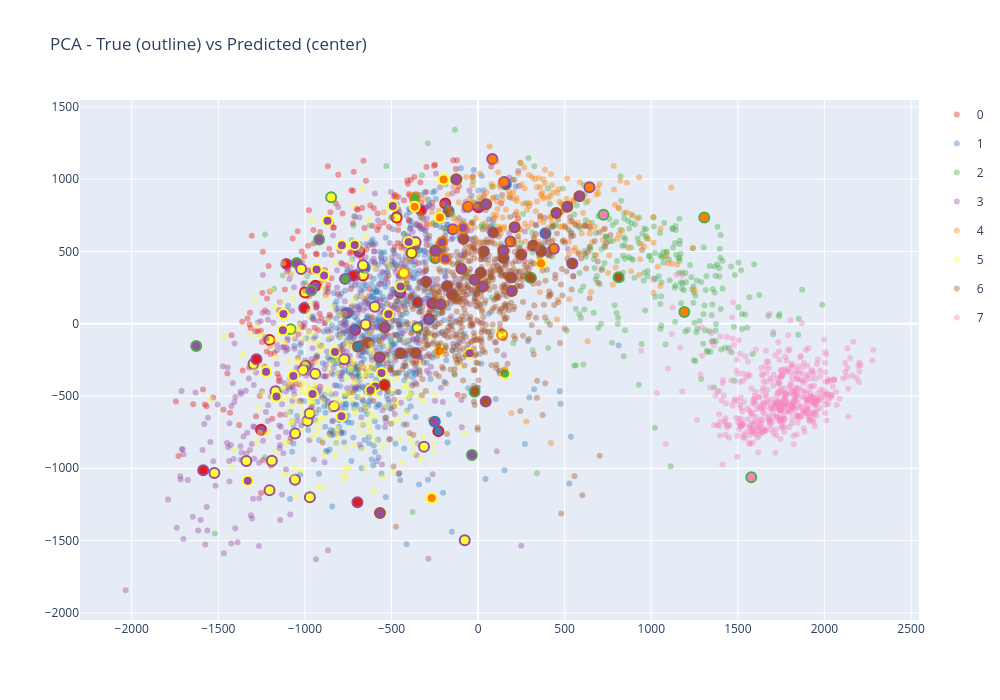
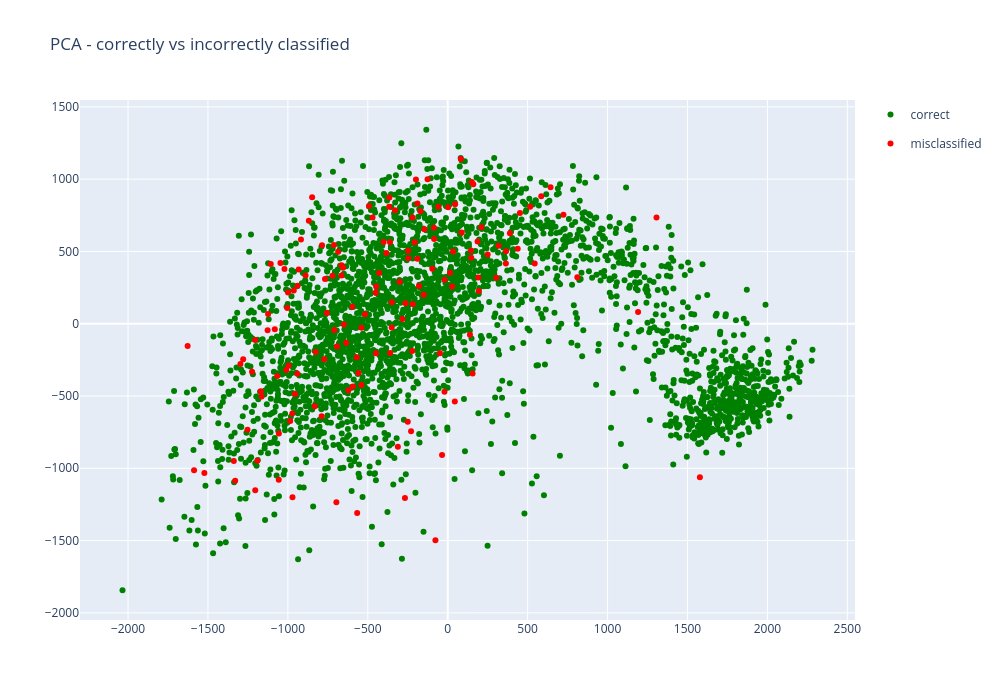

These figures' notebook cell, in order:
### Markdown cell above
### Inspect misclassifications

### Code cell
pca = PCA(n_components=2)
train_pca = pca.fit_transform(test_images.reshape((test_images.shape[0], -1)))
misclassified = test_labels!=test_predictions["resnet50"]["no_aug"]
correctly_classified = test_labels==test_predictions["resnet50"]["no_aug"]

norm = plt.Normalize(vmin=test_labels.min(), vmax=test_labels.max())
plt.figure(figsize=(12, 8))
scatter=plt.scatter(train_pca[:,0], train_pca[:,1], c=test_labels, alpha=0.5, cmap="Set1", s=20, norm=norm)

plt.title("PCA plot train")
handles, labels = scatter.legend_elements()
plt.legend(handles, labels, title="Classes")
plt.tight_layout()
plt.show()

#plotly PCA with wrong predictions
colors = dict(zip(np.arange(8), px.colors.qualitative.Set1))
fig = go.Figure()

for c in np.arange(8):
    fig.add_scatter(x=train_pca[test_labels==c][:, 0], y=train_pca[test_labels==c][:, 1], mode="markers", name=str(c), legendgroup=str(c), marker=dict(color=colors[c], size=6, opacity=0.4))
    fig.add_scatter(x=train_pca[(test_labels==c) & misclassified][:, 0], y=train_pca[(test_labels==c) & misclassified][:, 1],
        mode="markers", legendgroup=str(c), showlegend=False, marker=dict(color=[colors[p] for p in test_predictions["resnet50"]["no_aug"][(test_labels==c) & misclassified]],size=10,line=dict(color=colors[c], width=2)))
fig.update_layout(title="PCA - True (outline) vs Predicted (center)", width=1000, height=700, legend=dict(groupclick="togglegroup"))
fig.show()

#plotly PCA with wrong predictions with out class coloring
fig = go.Figure()

fig.add_scatter(x=train_pca[correctly_classified][:, 0], y=train_pca[correctly_classified][:, 1], legendgroup=0, name="correct", mode="markers", marker=dict(color="green"))
fig.add_scatter(x=train_pca[misclassified][:, 0], y=train_pca[misclassified][:, 1], mode="markers", legendgroup=1, name = "misclassified", marker=dict(color="red" ,))
fig.update_layout(title="PCA - correctly vs incorrectly classified", width=1000, height=700, legend=dict(groupclick="togglegroup"))
fig.show()

"""tsne = TSNE(n_components=2, perplexity=15)
train_tnse = tsne.fit_transform(test_images.reshape((test_images.shape[0], -1)))
print(train_tnse.shape, t_labels.shape)
scatter=plt.scatter(train_tnse[:,0], train_tnse[:,1], c=test_labels, alpha=0.5, cmap="Set1")
plt.title("TSNE plot train")
handles, labels = scatter.legend_elements()
plt.legend(handles, labels, title="Classes")
plt.tight_layout()
plt.show()"""

"""tsvd = TruncatedSVD(n_components=2)
train_tsvd = tsvd.fit_transform(test_images.reshape((test_images.shape[0], -1)))
print(train_tsvd.shape, t_labels.shape)
scatter=plt.scatter(train_tsvd[:,0], train_tsvd[:,1], c=test_labels, alpha=0.5, cmap="Set1")
plt.title("TSVD plot train")
handles, labels = scatter.legend_elements()
plt.legend(handles, labels, title="Classes")
plt.tight_layout()
plt.show()"""

### Figure 1 — Plotly figure (JSON) as saved in the notebook; plotly's stock layout.template omitted (floating-point values rounded to 4 significant figures; data arrays with more than 128 entries replaced by an {"elided": "..."} marker saying what was removed)
{"data": [{"legendgroup": "0", "marker": {"color": "rgb(228,26,28)", "opacity": 0.4, "size": 6}, "mode": "markers", "name": "0", "type": "scatter", "x": {"elided": "244 float values"}, "y": {"elided": "244 float values"}}, {"legendgroup": "0", "marker": {"color": ["rgb(152,78,163)", "rgb(255,255,51)", "rgb(255,255,51)", "rgb(152,78,163)", "rgb(255,255,51)", "rgb(152,78,163)", "rgb(55,126,184)", "rgb(152,78,163)", "rgb(152,78,163)", "rgb(152,78,163)", "rgb(152,78,163)", "rgb(255,255,51)", "rgb(255,255,51)", "rgb(152,78,163)", "rgb(152,78,163)"], "line": {"color": "rgb(228,26,28)", "width": 2}, "size": 10}, "mode": "markers", "showlegend": false, "type": "scatter", "x": [-685.4, -999.3, -664.5, 2.911, -1205.0, -450.6, -229.3, -710.0, -939.0, -189.2, -1253.0, -995.3, -470.3, -283.2, -264.0], "y": [498.7, 215.3, 333.6, 805.7, -111.8, 214.9, -742.9, -43.0, 263.3, 831.0, -734.1, -291.0, 735.3, 33.43, 141.6]}, {"legendgroup": "1", "marker": {"color": "rgb(55,126,184)", "opacity": 0.4, "size": 6}, "mode": "markers", "name": "1", "type": "scatter", "x": {"elided": "624 float values"}, "y": {"elided": "624 float values"}}, {"legendgroup": "1", "marker": {"color": ["rgb(152,78,163)", "rgb(152,78,163)", "rgb(152,78,163)", "rgb(228,26,28)", "rgb(166,86,40)", "rgb(228,26,28)", "rgb(152,78,163)", "rgb(255,255,51)"], "line": {"color": "rgb(55,126,184)", "width": 2}, "size": 10}, "mode": "markers", "showlegend": false, "type": "scatter", "x": [-755.8, -250.0, -654.8, -349.5, -170.6, 160.0, 389.0, -350.6], "y": [73.75, -677.8, 387.5, 148.3, 778.0, 964.6, 626.1, -26.45]}, {"legendgroup": "2", "marker": {"color": "rgb(77,175,74)", "opacity": 0.4, "size": 6}, "mode": "markers", "name": "2", "type": "scatter", "x": {"elided": "311 float values"}, "y": {"elided": "311 float values"}}, {"legendgroup": "2", "marker": {"color": ["rgb(255,127,0)", "rgb(247,129,191)", "rgb(255,127,0)", "rgb(255,127,0)", "rgb(152,78,163)", "rgb(152,78,163)", "rgb(166,86,40)", "rgb(166,86,40)", "rgb(255,255,51)", "rgb(166,86,40)", "rgb(255,255,51)", "rgb(247,129,191)", "rgb(152,78,163)", "rgb(152,78,163)", "rgb(152,78,163)"], "line": {"color": "rgb(77,175,74)", "width": 2}, "size": 10}, "mode": "markers", "showlegend": false, "type": "scatter", "x": [1191.0, 1578.0, 1306.0, -246.5, -1047.0, -918.0, 810.9, -20.14, -1082.0, 303.5, -848.3, 724.0, -1627.0, -963.2, -35.49], "y": [81.35, -1062.0, 734.5, 453.6, 420.4, 583.0, 321.0, -470.8, -38.88, 317.8, 874.1, 753.1, -153.4, 229.4, -907.4]}, {"legendgroup": "3", "marker": {"color": "rgb(152,78,163)", "opacity": 0.4, "size": 6}, "mode": "markers", "name": "3", "type": "scatter", "x": {"elided": "579 float values"}, "y": {"elided": "579 float values"}}, {"legendgroup": "3", "marker": {"color": ["rgb(255,255,51)", "rgb(255,255,51)", "rgb(255,255,51)", "rgb(255,255,51)", "rgb(255,255,51)", "rgb(166,86,40)", "rgb(166,86,40)", "rgb(255,127,0)", "rgb(255,127,0)", "rgb(255,127,0)", "rgb(166,86,40)", "rgb(255,255,51)", "rgb(166,86,40)", "rgb(166,86,40)", "rgb(228,26,28)", "rgb(255,127,0)", "rgb(255,255,51)", "rgb(228,26,28)", "rgb(166,86,40)", "rgb(166,86,40)", "rgb(255,255,51)", "rgb(255,127,0)", "rgb(255,127,0)", "rgb(255,255,51)", "rgb(166,86,40)", "rgb(255,255,51)", "rgb(255,255,51)", "rgb(228,26,28)", "rgb(255,255,51)", "rgb(166,86,40)", "rgb(166,86,40)", "rgb(228,26,28)", "rgb(166,86,40)", "rgb(228,26,28)", "rgb(255,255,51)", "rgb(255,255,51)", "rgb(77,175,74)", "rgb(166,86,40)", "rgb(166,86,40)", "rgb(255,255,51)", "rgb(255,127,0)", "rgb(166,86,40)", "rgb(166,86,40)", "rgb(255,255,51)", "rgb(255,255,51)", "rgb(255,255,51)", "rgb(228,26,28)", "rgb(228,26,28)", "rgb(255,255,51)", "rgb(166,86,40)", "rgb(255,255,51)", "rgb(255,255,51)", "rgb(255,255,51)", "rgb(166,86,40)"], "line": {"color": "rgb(152,78,163)", "width": 2}, "size": 10}, "mode": "markers", "showlegend": false, "type": "scatter", "x": [-772.5, -1191.0, -831.8, -1170.0, -1204.0, 14.6, -359.9, 82.1, 186.7, 150.4, -635.5, -649.4, 250.0, -179.3, -721.3, -145.8, -1338.0, -1107.0, -448.9, 318.7, -596.6, 643.3, -58.55, -985.3, 147.0, -76.91, -1297.0, -696.6, -1021.0, 364.9, 544.2, -329.5, 33.39, -1280.0, -972.2, -1057.0, -767.9, -300.6, -150.0, -361.1, 437.8, 191.4, 44.33, -1523.0, -971.2, -940.5, -1004.0, -1587.0, -664.3, 87.67, -1010.0, -312.0, -1056.0, -85.23], "y": [-246.2, -947.3, -570.2, -467.1, -1152.0, 352.9, -202.0, 1139.0, 568.6, 980.6, -131.1, -4.901, 478.2, 260.6, 332.6, 653.2, -950.2, 414.0, -204.3, 538.7, 116.6, 943.4, 808.5, -672.0, 456.6, -1497.0, -278.6, -1235.0, 378.9, 501.7, 415.9, 784.7, 500.4, -245.6, -620.3, -1079.0, 310.1, 290.4, 200.2, 562.8, 518.8, 319.2, -538.4, -1032.0, -1200.0, -346.8, 108.3, -1014.0, 405.1, 630.8, -320.7, -850.5, -759.0, 586.8]}, {"legendgroup": "4", "marker": {"color": "rgb(255,127,0)", "opacity": 0.4, "size": 6}, "mode": "markers", "name": "4", "type": "scatter", "x": {"elided": "243 float values"}, "y": {"elided": "243 float values"}}, {"legendgroup": "4", "marker": {"color": ["rgb(152,78,163)", "rgb(255,255,51)", "rgb(152,78,163)", "rgb(77,175,74)", "rgb(152,78,163)", "rgb(255,255,51)"], "line": {"color": "rgb(255,127,0)", "width": 2}, "size": 10}, "mode": "markers", "showlegend": false, "type": "scatter", "x": [-85.87, -428.5, -189.9, -364.9, -207.1, 139.1], "y": [664.1, 351.5, 450.0, 873.9, 563.7, -75.7]}, {"legendgroup": "5", "marker": {"color": "rgb(255,255,51)", "opacity": 0.4, "size": 6}, "mode": "markers", "name": "5", "type": "scatter", "x": {"elided": "284 float values"}, "y": {"elided": "284 float values"}}, {"legendgroup": "5", "marker": {"color": ["rgb(255,127,0)", "rgb(152,78,163)", "rgb(152,78,163)", "rgb(152,78,163)", "rgb(152,78,163)", "rgb(152,78,163)", "rgb(255,127,0)", "rgb(152,78,163)", "rgb(152,78,163)", "rgb(152,78,163)", "rgb(152,78,163)", "rgb(152,78,163)", "rgb(152,78,163)", "rgb(77,175,74)", "rgb(255,127,0)", "rgb(152,78,163)", "rgb(152,78,163)", "rgb(152,78,163)", "rgb(152,78,163)", "rgb(152,78,163)", "rgb(152,78,163)", "rgb(255,127,0)", "rgb(255,127,0)", "rgb(152,78,163)", "rgb(255,127,0)", "rgb(152,78,163)", "rgb(152,78,163)", "rgb(152,78,163)", "rgb(152,78,163)"], "line": {"color": "rgb(255,255,51)", "width": 2}, "size": 10}, "mode": "markers", "showlegend": false, "type": "scatter", "x": [-366.3, -869.0, -48.55, -1164.0, -1066.0, -711.9, -267.6, -786.5, -518.4, -1127.0, -826.3, -1224.0, -593.5, 155.4, -220.2, -1124.0, -889.3, -788.8, -955.9, -447.8, -492.5, 363.8, -198.9, -932.5, -222.3, -621.4, -400.9, -557.7, -1330.0], "y": [809.8, 712.0, -204.4, -503.8, -362.3, 545.4, -1205.0, 543.2, 64.77, -45.75, -196.4, -332.8, -435.0, -343.6, 733.9, 67.38, 333.4, -640.8, -486.7, 258.2, 814.0, 417.3, 997.2, 375.2, -189.0, -459.7, 564.7, -340.5, -1087.0]}, {"legendgroup": "6", "marker": {"color": "rgb(166,86,40)", "opacity": 0.4, "size": 6}, "mode": "markers", "name": "6", "type": "scatter", "x": {"elided": "666 float values"}, "y": {"elided": "666 float values"}}, {"legendgroup": "6", "marker": {"color": ["rgb(255,255,51)", "rgb(152,78,163)", "rgb(152,78,163)", "rgb(152,78,163)", "rgb(152,78,163)", "rgb(152,78,163)", "rgb(152,78,163)", "rgb(228,26,28)", "rgb(152,78,163)", "rgb(152,78,163)", "rgb(152,78,163)", "rgb(152,78,163)", "rgb(152,78,163)", "rgb(152,78,163)", "rgb(152,78,163)", "rgb(152,78,163)", "rgb(152,78,163)", "rgb(55,126,184)", "rgb(152,78,163)"], "line": {"color": "rgb(166,86,40)", "width": 2}, "size": 10}, "mode": "markers", "showlegend": false, "type": "scatter", "x": [-383.8, -218.7, -96.75, 145.5, 515.5, -20.04, 195.0, -540.2, -569.5, 46.34, -566.5, 585.2, 211.0, -247.3, -126.2, 27.42, 451.7, -693.3, -539.8], "y": [488.4, 135.2, 380.4, 506.0, 809.0, 303.6, 226.4, -424.1, -232.3, 827.1, -1309.0, 881.6, 666.5, 505.0, 999.4, 256.8, 766.6, -157.5, -27.07]}, {"legendgroup": "7", "marker": {"color": "rgb(247,129,191)", "opacity": 0.4, "size": 6}, "mode": "markers", "name": "7", "type": "scatter", "x": {"elided": "470 float values"}, "y": {"elided": "470 float values"}}, {"legendgroup": "7", "marker": {"color": [], "line": {"color": "rgb(247,129,191)", "width": 2}, "size": 10}, "mode": "markers", "showlegend": false, "type": "scatter", "x": [], "y": []}], "layout": {"height": 700, "legend": {"groupclick": "togglegroup"}, "title": {"text": "PCA - True (outline) vs Predicted (center)"}, "width": 1000}}

### Figure 2 — Plotly figure (JSON) as saved in the notebook; plotly's stock layout.template omitted (floating-point values rounded to 4 significant figures; data arrays with more than 128 entries replaced by an {"elided": "..."} marker saying what was removed)
{"data": [{"legendgroup": "0", "marker": {"color": "green"}, "mode": "markers", "name": "correct", "type": "scatter", "x": {"elided": "3275 float values"}, "y": {"elided": "3275 float values"}}, {"legendgroup": "1", "marker": {"color": "red"}, "mode": "markers", "name": "misclassified", "type": "scatter", "x": {"elided": "146 float values"}, "y": {"elided": "146 float values"}}], "layout": {"height": 700, "legend": {"groupclick": "togglegroup"}, "title": {"text": "PCA - correctly vs incorrectly classified"}, "width": 1000}}
